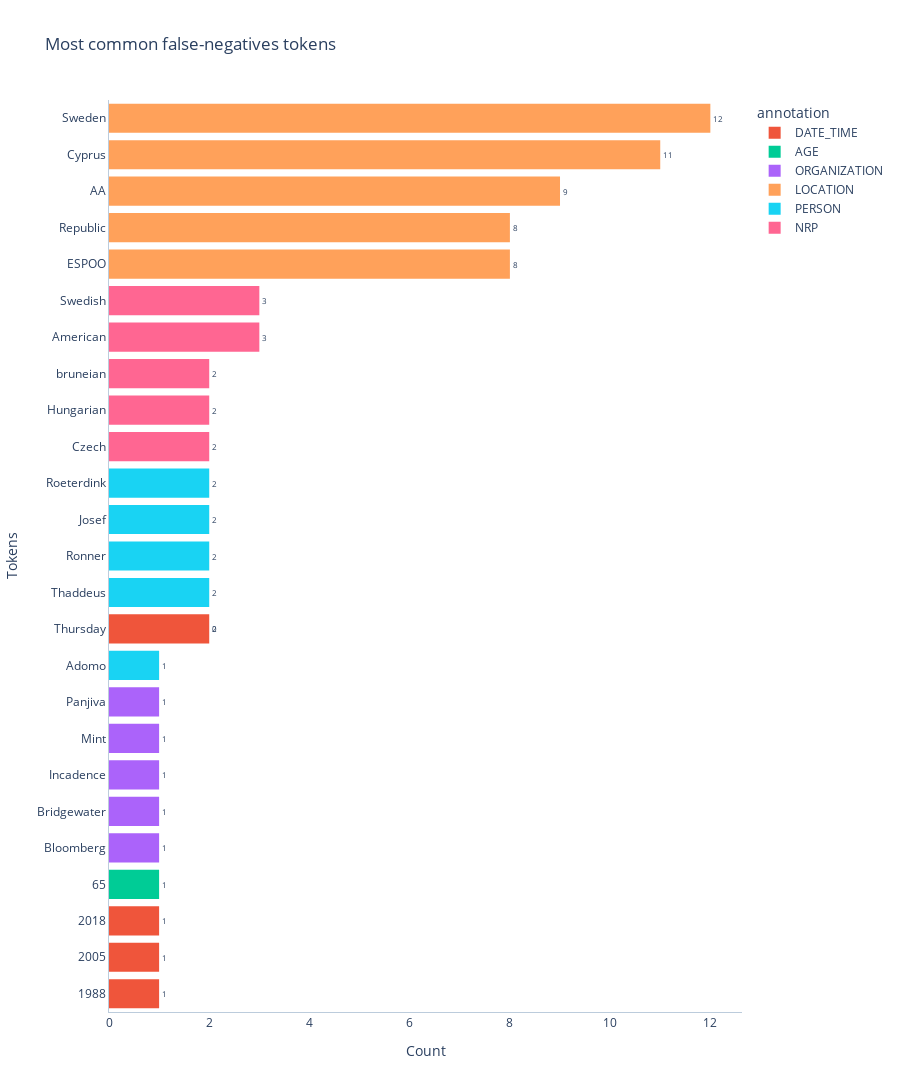
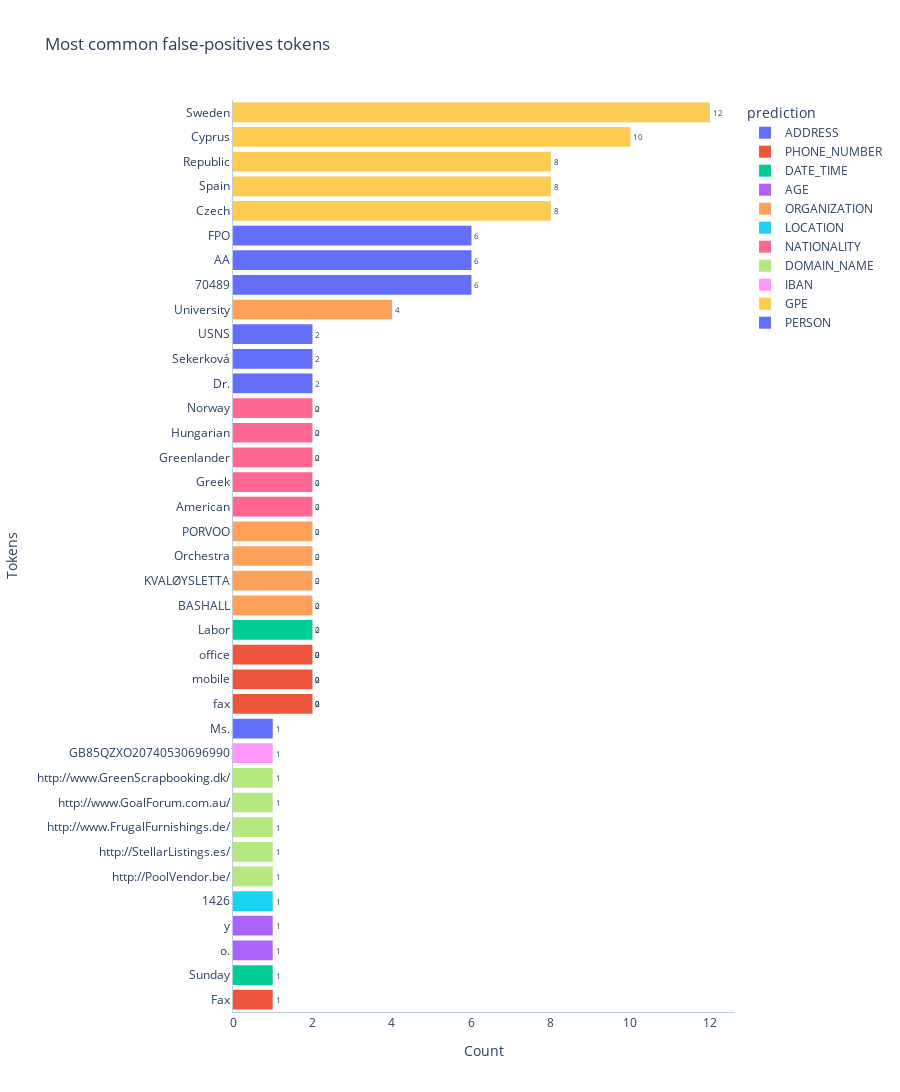

The notebook cell these images were saved under, in order:
### Code cell
plotter.plot_most_common_tokens()

### Figure 1 — Plotly figure (JSON) as saved in the notebook; plotly's stock layout.template omitted (floating-point values rounded to 4 significant figures)
{"data": [{"alignmentgroup": "True", "bingroup": "y", "cliponaxis": true, "histfunc": "sum", "hovertemplate": "annotation=DATE_TIME<br>sum of 0=%{x}<br>token=%{y}<extra></extra>", "legendgroup": "DATE_TIME", "marker": {"color": "#EF553B", "pattern": {"shape": ""}}, "name": "DATE_TIME", "offsetgroup": "DATE_TIME", "orientation": "h", "showlegend": true, "textangle": 0, "textfont": {"size": 8}, "textposition": "outside", "texttemplate": "%{value}", "type": "histogram", "x": [2, 1, 1, 1], "xaxis": "x", "y": ["Thursday", "1988", "2005", "2018"], "yaxis": "y"}, {"alignmentgroup": "True", "bingroup": "y", "cliponaxis": true, "histfunc": "sum", "hovertemplate": "annotation=AGE<br>sum of 0=%{x}<br>token=%{y}<extra></extra>", "legendgroup": "AGE", "marker": {"color": "#00cc96", "pattern": {"shape": ""}}, "name": "AGE", "offsetgroup": "AGE", "orientation": "h", "showlegend": true, "textangle": 0, "textfont": {"size": 8}, "textposition": "outside", "texttemplate": "%{value}", "type": "histogram", "x": [1], "xaxis": "x", "y": ["65"], "yaxis": "y"}, {"alignmentgroup": "True", "bingroup": "y", "cliponaxis": true, "histfunc": "sum", "hovertemplate": "annotation=ORGANIZATION<br>sum of 0=%{x}<br>token=%{y}<extra></extra>", "legendgroup": "ORGANIZATION", "marker": {"color": "#ab63fa", "pattern": {"shape": ""}}, "name": "ORGANIZATION", "offsetgroup": "ORGANIZATION", "orientation": "h", "showlegend": true, "textangle": 0, "textfont": {"size": 8}, "textposition": "outside", "texttemplate": "%{value}", "type": "histogram", "x": [1, 1, 1, 1, 1], "xaxis": "x", "y": ["Bloomberg", "Bridgewater", "Incadence", "Mint", "Panjiva"], "yaxis": "y"}, {"alignmentgroup": "True", "bingroup": "y", "cliponaxis": true, "histfunc": "sum", "hovertemplate": "annotation=LOCATION<br>sum of 0=%{x}<br>token=%{y}<extra></extra>", "legendgroup": "LOCATION", "marker": {"color": "#FFA15A", "pattern": {"shape": ""}}, "name": "LOCATION", "offsetgroup": "LOCATION", "orientation": "h", "showlegend": true, "textangle": 0, "textfont": {"size": 8}, "textposition": "outside", "texttemplate": "%{value}", "type": "histogram", "x": [12, 11, 9, 8, 8], "xaxis": "x", "y": ["Sweden", "Cyprus", "AA", "ESPOO", "Republic"], "yaxis": "y"}, {"alignmentgroup": "True", "bingroup": "y", "cliponaxis": true, "histfunc": "sum", "hovertemplate": "annotation=PERSON<br>sum of 0=%{x}<br>token=%{y}<extra></extra>", "legendgroup": "PERSON", "marker": {"color": "#19d3f3", "pattern": {"shape": ""}}, "name": "PERSON", "offsetgroup": "PERSON", "orientation": "h", "showlegend": true, "textangle": 0, "textfont": {"size": 8}, "textposition": "outside", "texttemplate": "%{value}", "type": "histogram", "x": [2, 2, 2, 2, 1], "xaxis": "x", "y": ["Thaddeus", "Ronner", "Josef", "Roeterdink", "Adomo"], "yaxis": "y"}, {"alignmentgroup": "True", "bingroup": "y", "cliponaxis": true, "histfunc": "sum", "hovertemplate": "annotation=NRP<br>sum of 0=%{x}<br>token=%{y}<extra></extra>", "legendgroup": "NRP", "marker": {"color": "#FF6692", "pattern": {"shape": ""}}, "name": "NRP", "offsetgroup": "NRP", "orientation": "h", "showlegend": true, "textangle": 0, "textfont": {"size": 8}, "textposition": "outside", "texttemplate": "%{value}", "type": "histogram", "x": [3, 3, 2, 2, 2], "xaxis": "x", "y": ["American", "Swedish", "Czech", "Hungarian", "bruneian"], "yaxis": "y"}], "layout": {"barmode": "relative", "height": 2040, "legend": {"title": {"text": "annotation"}, "tracegroupgap": 0}, "plot_bgcolor": "#FFF", "title": {"text": "Most common false-negatives tokens"}, "xaxis": {"anchor": "y", "domain": [0, 1], "linecolor": "#BCCCDC", "showgrid": false, "title": {"text": "Count"}}, "yaxis": {"anchor": "x", "categoryorder": "total ascending", "domain": [0, 1], "linecolor": "#BCCCDC", "showgrid": false, "title": {"text": "Tokens"}}}}

### Figure 2 — Plotly figure (JSON) as saved in the notebook; plotly's stock layout.template omitted (floating-point values rounded to 4 significant figures)
{"data": [{"alignmentgroup": "True", "bingroup": "y", "cliponaxis": true, "histfunc": "sum", "hovertemplate": "prediction=ADDRESS<br>sum of 0=%{x}<br>token=%{y}<extra></extra>", "legendgroup": "ADDRESS", "marker": {"color": "#636efa", "pattern": {"shape": ""}}, "name": "ADDRESS", "offsetgroup": "ADDRESS", "orientation": "h", "showlegend": true, "textangle": 0, "textfont": {"size": 8}, "textposition": "outside", "texttemplate": "%{value}", "type": "histogram", "x": [2, 2, 2, 2, 2, 2, 2, 2, 2], "xaxis": "x", "y": ["70489", "AA", "FPO", "70489", "AA", "FPO", "70489", "AA", "FPO"], "yaxis": "y"}, {"alignmentgroup": "True", "bingroup": "y", "cliponaxis": true, "histfunc": "sum", "hovertemplate": "prediction=PHONE_NUMBER<br>sum of 0=%{x}<br>token=%{y}<extra></extra>", "legendgroup": "PHONE_NUMBER", "marker": {"color": "#EF553B", "pattern": {"shape": ""}}, "name": "PHONE_NUMBER", "offsetgroup": "PHONE_NUMBER", "orientation": "h", "showlegend": true, "textangle": 0, "textfont": {"size": 8}, "textposition": "outside", "texttemplate": "%{value}", "type": "histogram", "x": [2, 2, 2, 1], "xaxis": "x", "y": ["fax", "mobile", "office", "Fax"], "yaxis": "y"}, {"alignmentgroup": "True", "bingroup": "y", "cliponaxis": true, "histfunc": "sum", "hovertemplate": "prediction=DATE_TIME<br>sum of 0=%{x}<br>token=%{y}<extra></extra>", "legendgroup": "DATE_TIME", "marker": {"color": "#00cc96", "pattern": {"shape": ""}}, "name": "DATE_TIME", "offsetgroup": "DATE_TIME", "orientation": "h", "showlegend": true, "textangle": 0, "textfont": {"size": 8}, "textposition": "outside", "texttemplate": "%{value}", "type": "histogram", "x": [2, 1], "xaxis": "x", "y": ["Labor", "Sunday"], "yaxis": "y"}, {"alignmentgroup": "True", "bingroup": "y", "cliponaxis": true, "histfunc": "sum", "hovertemplate": "prediction=AGE<br>sum of 0=%{x}<br>token=%{y}<extra></extra>", "legendgroup": "AGE", "marker": {"color": "#ab63fa", "pattern": {"shape": ""}}, "name": "AGE", "offsetgroup": "AGE", "orientation": "h", "showlegend": true, "textangle": 0, "textfont": {"size": 8}, "textposition": "outside", "texttemplate": "%{value}", "type": "histogram", "x": [1, 1], "xaxis": "x", "y": ["o.", "y"], "yaxis": "y"}, {"alignmentgroup": "True", "bingroup": "y", "cliponaxis": true, "histfunc": "sum", "hovertemplate": "prediction=ORGANIZATION<br>sum of 0=%{x}<br>token=%{y}<extra></extra>", "legendgroup": "ORGANIZATION", "marker": {"color": "#FFA15A", "pattern": {"shape": ""}}, "name": "ORGANIZATION", "offsetgroup": "ORGANIZATION", "orientation": "h", "showlegend": true, "textangle": 0, "textfont": {"size": 8}, "textposition": "outside", "texttemplate": "%{value}", "type": "histogram", "x": [4, 2, 2, 2, 2], "xaxis": "x", "y": ["University", "BASHALL", "KVALØYSLETTA", "Orchestra", "PORVOO"], "yaxis": "y"}, {"alignmentgroup": "True", "bingroup": "y", "cliponaxis": true, "histfunc": "sum", "hovertemplate": "prediction=LOCATION<br>sum of 0=%{x}<br>token=%{y}<extra></extra>", "legendgroup": "LOCATION", "marker": {"color": "#19d3f3", "pattern": {"shape": ""}}, "name": "LOCATION", "offsetgroup": "LOCATION", "orientation": "h", "showlegend": true, "textangle": 0, "textfont": {"size": 8}, "textposition": "outside", "texttemplate": "%{value}", "type": "histogram", "x": [1], "xaxis": "x", "y": ["1426"], "yaxis": "y"}, {"alignmentgroup": "True", "bingroup": "y", "cliponaxis": true, "histfunc": "sum", "hovertemplate": "prediction=NATIONALITY<br>sum of 0=%{x}<br>token=%{y}<extra></extra>", "legendgroup": "NATIONALITY", "marker": {"color": "#FF6692", "pattern": {"shape": ""}}, "name": "NATIONALITY", "offsetgroup": "NATIONALITY", "orientation": "h", "showlegend": true, "textangle": 0, "textfont": {"size": 8}, "textposition": "outside", "texttemplate": "%{value}", "type": "histogram", "x": [2, 2, 2, 2, 2], "xaxis": "x", "y": ["American", "Greek", "Greenlander", "Hungarian", "Norway"], "yaxis": "y"}, {"alignmentgroup": "True", "bingroup": "y", "cliponaxis": true, "histfunc": "sum", "hovertemplate": "prediction=DOMAIN_NAME<br>sum of 0=%{x}<br>token=%{y}<extra></extra>", "legendgroup": "DOMAIN_NAME", "marker": {"color": "#B6E880", "pattern": {"shape": ""}}, "name": "DOMAIN_NAME", "offsetgroup": "DOMAIN_NAME", "orientation": "h", "showlegend": true, "textangle": 0, "textfont": {"size": 8}, "textposition": "outside", "texttemplate": "%{value}", "type": "histogram", "x": [1, 1, 1, 1, 1], "xaxis": "x", "y": ["http://PoolVendor.be/", "http://StellarListings.es/", "http://www.FrugalFurnishings.de/", "http://www.GoalForum.com.au/", "http://www.GreenScrapbooking.dk/"], "yaxis": "y"}, {"alignmentgroup": "True", "bingroup": "y", "cliponaxis": true, "histfunc": "sum", "hovertemplate": "prediction=IBAN<br>sum of 0=%{x}<br>token=%{y}<extra></extra>", "legendgroup": "IBAN", "marker": {"color": "#FF97FF", "pattern": {"shape": ""}}, "name": "IBAN", "offsetgroup": "IBAN", "orientation": "h", "showlegend": true, "textangle": 0, "textfont": {"size": 8}, "textposition": "outside", "texttemplate": "%{value}", "type": "histogram", "x": [1], "xaxis": "x", "y": ["GB85QZXO20740530696990"], "yaxis": "y"}, {"alignmentgroup": "True", "bingroup": "y", "cliponaxis": true, "histfunc": "sum", "hovertemplate": "prediction=GPE<br>sum of 0=%{x}<br>token=%{y}<extra></extra>", "legendgroup": "GPE", "marker": {"color": "#FECB52", "pattern": {"shape": ""}}, "name": "GPE", "offsetgroup": "GPE", "orientation": "h", "showlegend": true, "textangle": 0, "textfont": {"size": 8}, "textposition": "outside", "texttemplate": "%{value}", "type": "histogram", "x": [12, 10, 8, 8, 8], "xaxis": "x", "y": ["Sweden", "Cyprus", "Czech", "Spain", "Republic"], "yaxis": "y"}, {"alignmentgroup": "True", "bingroup": "y", "cliponaxis": true, "histfunc": "sum", "hovertemplate": "prediction=PERSON<br>sum of 0=%{x}<br>token=%{y}<extra></extra>", "legendgroup": "PERSON", "marker": {"color": "#636efa", "pattern": {"shape": ""}}, "name": "PERSON", "offsetgroup": "PERSON", "orientation": "h", "showlegend": true, "textangle": 0, "textfont": {"size": 8}, "textposition": "outside", "texttemplate": "%{value}", "type": "histogram", "x": [2, 2, 2, 1], "xaxis": "x", "y": ["Dr.", "Sekerková", "USNS", "Ms."], "yaxis": "y"}], "layout": {"barmode": "relative", "height": 1290, "legend": {"title": {"text": "prediction"}, "tracegroupgap": 0}, "plot_bgcolor": "#FFF", "title": {"text": "Most common false-positives tokens"}, "xaxis": {"anchor": "y", "domain": [0, 1], "linecolor": "#BCCCDC", "showgrid": false, "title": {"text": "Count"}}, "yaxis": {"anchor": "x", "categoryorder": "total ascending", "domain": [0, 1], "linecolor": "#BCCCDC", "showgrid": false, "title": {"text": "Tokens"}}}}
